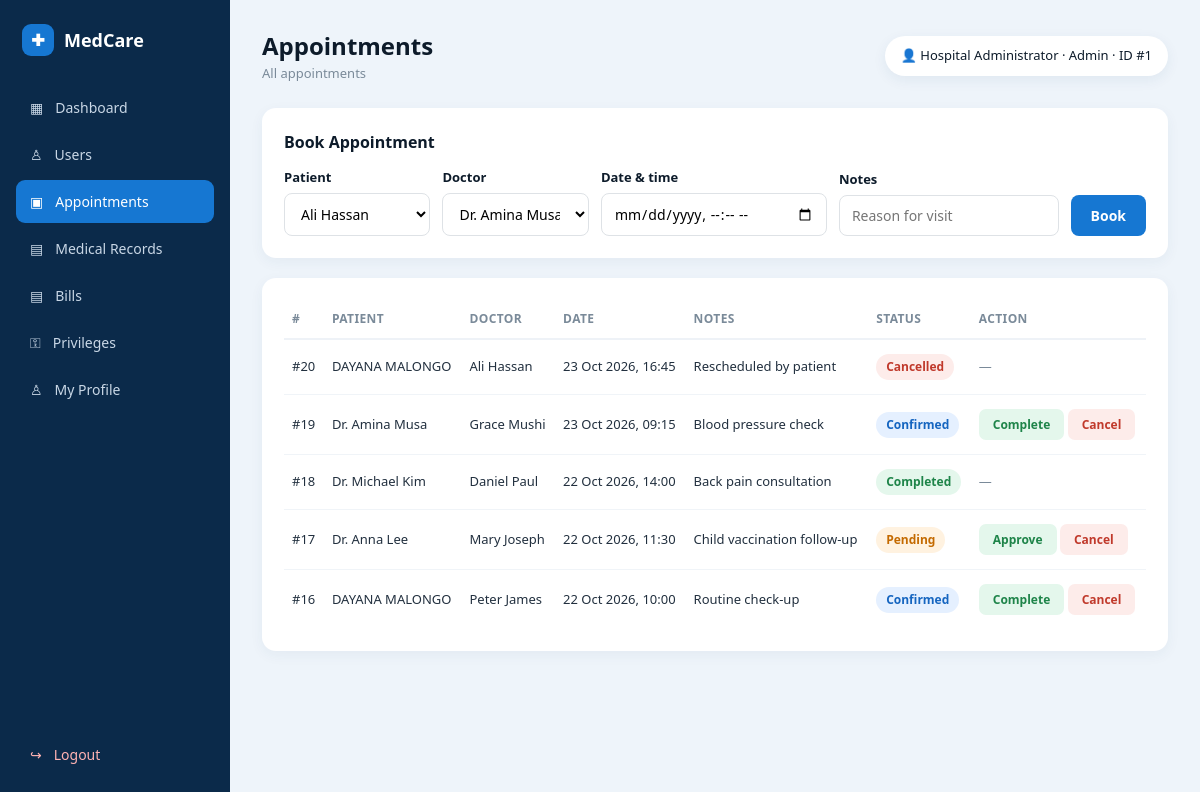
The app's page /appointments.php (signed in) with its own data.
### tables this page shows
CREATE TABLE `appointments` (
  `id` int(11) NOT NULL,
  `patient_id` int(11) NOT NULL,
  `doctor_id` int(11) NOT NULL,
  `appointment_date` datetime NOT NULL,
  `status` enum('PENDING','CONFIRMED','COMPLETED','CANCELLED') DEFAULT 'PENDING',
  `notes` text DEFAULT NULL,
  `created_at` timestamp NOT NULL DEFAULT current_timestamp()
);

CREATE TABLE `users` (
  `id` int(11) NOT NULL,
  `full_name` varchar(150) NOT NULL,
  `email` varchar(150) NOT NULL,
  `phone` varchar(30) NOT NULL,
  `password` varchar(255) NOT NULL,
  `role` enum('ADMIN','DOCTOR','PATIENT') NOT NULL DEFAULT 'PATIENT',
  `specialization` varchar(150) DEFAULT NULL,
  `status` enum('PENDING','APPROVED','REJECTED') NOT NULL DEFAULT 'APPROVED',
  `created_at` timestamp NOT NULL DEFAULT current_timestamp()
);

### access.php (called while the page is built, shortened)
<?php
require_once __DIR__ . '/db.php';
function has_priv(string $perm): bool {
    $role = $_SESSION['role'];
    if ($role === 'ADMIN') return true;
    static $cache = null;
    return !empty($cache[$role][$perm]);
}

### db.php (called while the page is built, shortened)
<?php
function e(?string $s): string { return htmlspecialchars((string)$s, ENT_QUOTES, 'UTF-8'); }

### appointments.php (the view, shortened to what this page needs)
<?php
require __DIR__ . '/db.php';
require __DIR__ . '/layout.php';
$role = $_SESSION['role'];
$uid  = (int)$_SESSION['user_id'];
$where = ''; $params = [];
$stmt = $pdo->prepare("SELECT a.*, p.full_name patient, d.full_name doctor
                       FROM appointments a
                       JOIN users p ON p.id = a.patient_id
                       JOIN users d ON d.id = a.doctor_id
                       $where
                       ORDER BY a.appointment_date DESC, a.id DESC");
$stmt->execute($params);
$rows = $stmt->fetchAll();
$canBook = $role === 'ADMIN' || ($role === 'PATIENT' && has_priv('appointments.book'));
if ($canBook) {
    $doctors = $pdo->query("SELECT id, full_name, specialization FROM users WHERE role='DOCTOR' AND status='APPROVED' ORDER BY full_name")->fetchAll();
    if ($role === 'ADMIN') {
        $patients = $pdo->query("SELECT id, full_name FROM users WHERE role='PATIENT' ORDER BY full_name")->fetchAll();
    }
}
$danger = 'background:#fdecea;color:#c0392b';
function appt_btn(int $id, string $action, string $label, string $style = '', string $confirm = ''): void {
    $onsub = $confirm !== '' ? ' onsubmit="return confirm(\'' . e($confirm) . '\')"' : '';
    echo '<form method="POST" action="appointment_action.php" style="display:inline"' . $onsub . '>'
       . csrf_field()
       . '<input type="hidden" name="id" value="' . $id . '">'
       . '<input type="hidden" name="action" value="' . e($action) . '">'
       . '<button class="approve" style="' . e($style) . '">' . e($label) . '</button></form> ';
}
?>
<?php if ($canBook): ?>
<div class="panel">
  <h3>Book Appointment</h3>
  <form action="appointment_action.php" method="POST" class="inline-form"
        style="grid-template-columns:<?= $role === 'ADMIN' ? '1fr 1fr 1fr 1.5fr auto' : '1.2fr 1fr 2fr auto' ?>">
    <?php if ($role === 'ADMIN'): ?>
      <div><label>Patient</label><select name="patient_id" required>
        <?php foreach ($patients as $p): ?><option value="<?= (int)$p['id'] ?>"><?= e($p['full_name']) ?></option><?php endforeach; ?>
      </select></div>
    <?php endif; ?>
    <div><label>Doctor</label><select name="doctor_id" required>
      <?php foreach ($doctors as $d): ?>
        <option value="<?= (int)$d['id'] ?>"><?= e($d['full_name']) ?><?= $d['specialization'] ? ' – ' . e($d['specialization']) : '' ?></option>
      <?php endforeach; ?>
    </select></div>
    <div><label>Date &amp; time</label><input type="datetime-local" name="appointment_date" min="<?= date('Y-m-d\TH:i') ?>" required></div>
    <div><label>Notes</label><input name="notes" placeholder="Reason for visit"></div>
    <button class="primary">Book</button>
  </form>
</div>
<?php endif; ?>
<div class="panel">
<table>
<thead><tr><th>#</th><th>Patient</th><th>Doctor</th><th>Date</th><th>Notes</th><th>Status</th><th>Action</th></tr></thead>
<tbody>
<?php foreach ($rows as $a):
  $st = strtoupper((string)$a['status']);
  $badge = $st === 'CONFIRMED' ? 'blue' : ($st === 'COMPLETED' ? 'green' : ($st === 'PENDING' ? 'orange' : 'red'));
  $mineDoctor  = $role === 'DOCTOR'  && (int)$a['doctor_id']  === $uid;
  $minePatient = $role === 'PATIENT' && (int)$a['patient_id'] === $uid;
  $canManage = $role === 'ADMIN' || ($mineDoctor && has_priv('appointments.manage'));
  $canCancel = in_array($st, ['PENDING', 'CONFIRMED'], true) && ($role === 'ADMIN' || $mineDoctor || $minePatient);
  $id = (int)$a['id'];
?>
  <tr>
    <td>#<?= $id ?></td>
    <td><?= e($a['patient']) ?></td>
    <td><?= e($a['doctor']) ?></td>
    <td><?= date('d M Y, H:i', strtotime($a['appointment_date'])) ?></td>
    <td><?= e($a['notes'] ?? '—') ?></td>
    <td><span class="badge <?= $badge ?>"><?= e(ucfirst(strtolower($st))) ?></span></td>
    <td>
      <?php
        $any = false;
        if ($canManage && $st === 'PENDING')   { appt_btn($id, 'approve', 'Approve'); $any = true; }
        if ($canManage && $st === 'CONFIRMED') { appt_btn($id, 'complete', 'Complete'); $any = true; }
        if ($canCancel) { appt_btn($id, 'cancel', 'Cancel', $danger, 'Cancel this appointment?'); $any = true; }
        if (!$any) echo '<span class="muted">—</span>';
      ?>
    </td>
  </tr>
<?php endforeach; ?>
</tbody></table>
</div>

### style.css (style rules this page uses)
* { box-sizing:border-box;margin:0;padding:0 }
html,body { height:100% }
body { font-family:'Segoe UI',Tahoma,Geneva,Verdana,sans-serif; background:#eef4fa;color:#0d1b2a;font-size:14px;line-height:1.5; }
input,select,button,textarea { font-family:inherit;font-size:14px }
.muted { color:#7a8a99;font-size:13px }
.badge { display:inline-block;padding:4px 10px;border-radius:999px;font-size:12px;font-weight:600 }
.badge.green { background:#e4f7ec;color:#1e8449 }
.badge.orange { background:#fff2e0;color:#c46a00 }
.badge.blue { background:#e5f0ff;color:#1565c0 }
.badge.red { background:#fdecea;color:#c0392b }
button.primary,.primary { background:#1677d2;color:#fff;border:none; padding:11px 20px;border-radius:8px;font-weight:600; cursor:pointer;transition:background .2s;display:inline-block;text-align:center; }
button.approve,.approve { background:#e4f7ec;color:#1e8449;border:none; padding:7px 14px;border-radius:7px;font-weight:600; cursor:pointer;font-size:12px;display:inline-block; }
.panel { background:#fff;border-radius:14px;padding:22px; box-shadow:0 4px 14px #1e4d6b0e;margin-bottom:20px }
.panel h3 { font-size:16px;color:#0d1b2a;margin-bottom:14px }
table { width:100%;border-collapse:collapse;font-size:13px }
table thead th { text-align:left;color:#7a8a99;font-weight:600;font-size:12px; text-transform:uppercase;letter-spacing:.4px;padding:10px 8px; border-bottom:2px solid #eef2f7 }
table tbody td { padding:14px 8px;border-bottom:1px solid #f0f4f8;color:#22303f }
table tbody tr:last-child td { border-bottom:none }
.inline-form { display:grid;gap:12px;align-items:end }
.inline-form label { display:block;font-size:13px;font-weight:600; margin-bottom:6px;color:#0d1b2a }
.inline-form input,.inline-form select { width:100%;border:1px solid #dee2e6; border-radius:8px;padding:10px 12px;outline:none;background:#fff }

### records on screen
appointments: id "20", patient.full_name "DAYANA MALONGO", doctor.full_name "Ali Hassan", appointment_date "23 Oct 2026, 16:45", notes "Rescheduled by patient", status "Cancelled"
appointments: id "19", patient.full_name "Dr. Amina Musa", doctor.full_name "Grace Mushi", appointment_date "23 Oct 2026, 09:15", notes "Blood pressure check", status "Confirmed", label "Complete Cancel"
appointments: id "18", patient.full_name "Dr. Michael Kim", doctor.full_name "Daniel Paul", appointment_date "22 Oct 2026, 14:00", notes "Back pain consultation", status "Completed"
appointments: id "17", patient.full_name "Dr. Anna Lee", doctor.full_name "Mary Joseph", appointment_date "22 Oct 2026, 11:30", notes "Child vaccination follow-up", status "Pending", label "Approve Cancel"
appointments: id "16", patient.full_name "DAYANA MALONGO", doctor.full_name "Peter James", appointment_date "22 Oct 2026, 10:00", notes "Routine check-up", status "Confirmed", label "Complete Cancel"

### other values on screen
$icon "▦"
$label "Dashboard"
$icon "♙"
$label "Users"
$icon "▣"
$label "Appointments"
$icon "▤"
$label "Medical Records"
$label "Bills"
$icon "⚿"
$label "Privileges"
$label "My Profile"
$title "Appointments"
$sub "All appointments"
$name "Hospital Administrator"
